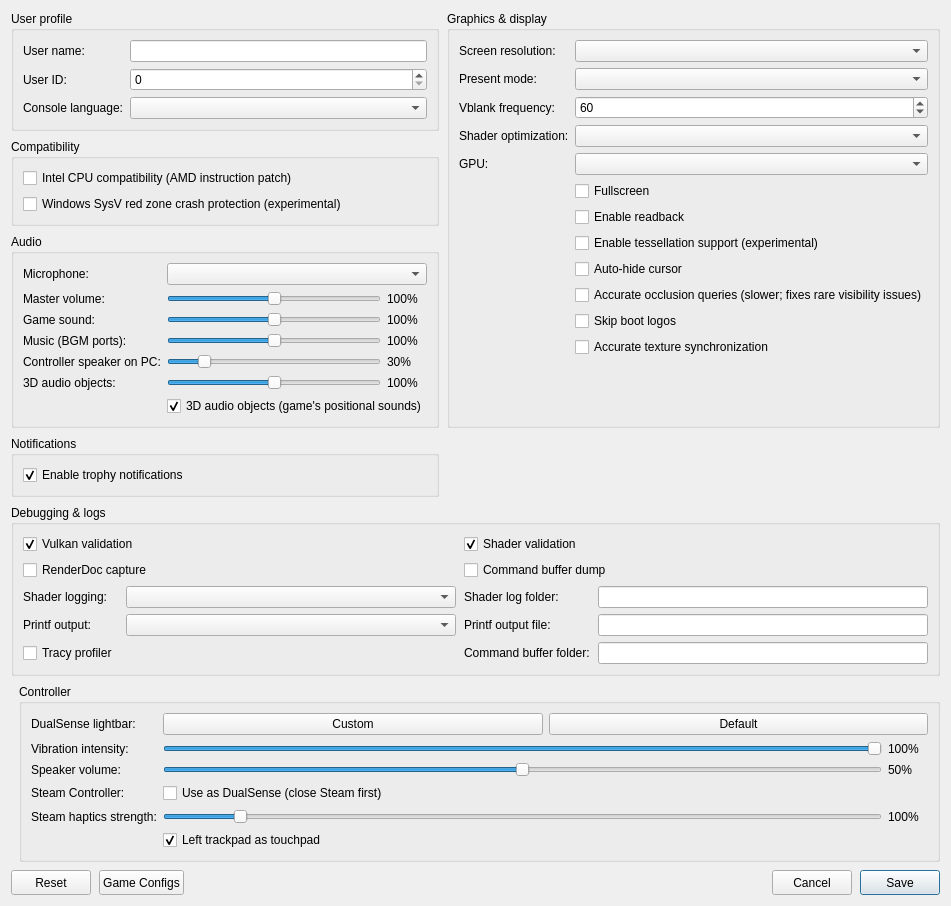
<?xml version="1.0" encoding="UTF-8"?>
<ui version="4.0">
 <class>ConfigurationEditDialog</class>
 <widget class="QDialog" name="ConfigurationEditDialog">
  <property name="geometry">
   <rect>
    <x>0</x>
    <y>0</y>
    <width>900</width>
    <height>620</height>
   </rect>
  </property>
  <property name="windowTitle">
   <string>Settings</string>
  </property>
  <property name="locale">
   <locale language="English" country="UnitedStates"/>
  </property>
  <layout class="QGridLayout" name="gridLayout">
   <property name="horizontalSpacing">
    <number>8</number>
   </property>
   <property name="verticalSpacing">
    <number>8</number>
   </property>
   <item row="0" column="0" colspan="2">
    <layout class="QGridLayout" name="sectionsLayout" columnstretch="1,1">
     <property name="horizontalSpacing">
      <number>8</number>
     </property>
     <property name="verticalSpacing">
      <number>8</number>
     </property>
     <item row="0" column="0">
      <widget class="QGroupBox" name="user_profile_group">
       <property name="title">
        <string>User profile</string>
       </property>
       <layout class="QFormLayout" name="userProfileLayout">
        <property name="fieldGrowthPolicy">
         <enum>QFormLayout::AllNonFixedFieldsGrow</enum>
        </property>
        <item row="0" column="0">
         <widget class="QLabel" name="label_user_name">
          <property name="text"><string>User name:</string></property>
         </widget>
        </item>
        <item row="0" column="1">
         <widget class="MandatoryLineEdit" name="lineEdit_user_name">
          <property name="toolTip"><string>Local user name exposed to games</string></property>
          <property name="clearButtonEnabled"><bool>true</bool></property>
         </widget>
        </item>
        <item row="1" column="0">
         <widget class="QLabel" name="label_user_id">
          <property name="text"><string>User ID:</string></property>
         </widget>
        </item>
        <item row="1" column="1">
         <widget class="QSpinBox" name="spinBox_user_id">
          <property name="toolTip"><string>Local user ID exposed to games</string></property>
          <property name="maximum"><number>2147483647</number></property>
         </widget>
        </item>
        <item row="2" column="0">
         <widget class="QLabel" name="label_console_language">
          <property name="text"><string>Console language:</string></property>
         </widget>
        </item>
        <item row="2" column="1">
         <widget class="QComboBox" name="comboBox_console_language">
          <property name="toolTip"><string>Language</string></property>
         </widget>
        </item>
       </layout>
      </widget>
     </item>
     <item row="2" column="0">
      <widget class="QGroupBox" name="audio_group">
       <property name="title"><string>Audio</string></property>
       <layout class="QFormLayout" name="audioLayout">
        <property name="fieldGrowthPolicy">
         <enum>QFormLayout::AllNonFixedFieldsGrow</enum>
        </property>
        <item row="0" column="0">
         <widget class="QLabel" name="label_audio_input_device">
          <property name="text"><string>Microphone:</string></property>
         </widget>
        </item>
        <item row="0" column="1">
         <widget class="QComboBox" name="comboBox_audio_input_device"/>
        </item>
        <item row="1" column="0">
         <widget class="QLabel" name="label_audio_master">
          <property name="text"><string>Master volume:</string></property>
         </widget>
        </item>
        <item row="1" column="1">
         <layout class="QHBoxLayout" name="audio_master_layout">
          <item>
           <widget class="QSlider" name="slider_audio_master">
            <property name="toolTip"><string>Everything the game plays on this PC (not the DualSense). 100% is unchanged; above 100% amplifies and can clip.</string></property>
            <property name="maximum"><number>200</number></property>
            <property name="singleStep"><number>5</number></property>
            <property name="pageStep"><number>10</number></property>
            <property name="value"><number>100</number></property>
            <property name="orientation"><enum>Qt::Horizontal</enum></property>
           </widget>
          </item>
          <item>
           <widget class="QLabel" name="label_audio_master_value">
            <property name="minimumSize"><size><width>40</width><height>0</height></size></property>
            <property name="text"><string>100%</string></property>
           </widget>
          </item>
         </layout>
        </item>
        <item row="2" column="0">
         <widget class="QLabel" name="label_audio_main">
          <property name="text"><string>Game sound:</string></property>
         </widget>
        </item>
        <item row="2" column="1">
         <layout class="QHBoxLayout" name="audio_main_layout">
          <item>
           <widget class="QSlider" name="slider_audio_main">
            <property name="toolTip"><string>Game audio on the main output ports (most effects, and music in games that mix it there). 100% is unchanged.</string></property>
            <property name="maximum"><number>200</number></property>
            <property name="singleStep"><number>5</number></property>
            <property name="pageStep"><number>10</number></property>
            <property name="value"><number>100</number></property>
            <property name="orientation"><enum>Qt::Horizontal</enum></property>
           </widget>
          </item>
          <item>
           <widget class="QLabel" name="label_audio_main_value">
            <property name="minimumSize"><size><width>40</width><height>0</height></size></property>
            <property name="text"><string>100%</string></property>
           </widget>
          </item>
         </layout>
        </item>
        <item row="3" column="0">
         <widget class="QLabel" name="label_audio_music">
          <property name="text"><string>Music (BGM ports):</string></property>
         </widget>
        </item>
        <item row="3" column="1">
         <layout class="QHBoxLayout" name="audio_music_layout">
          <item>
           <widget class="QSlider" name="slider_audio_music">
            <property name="toolTip"><string>Music the game plays on its own background-music ports. Has no effect on games that mix music into the main output.</string></property>
            <property name="maximum"><number>200</number></property>
            <property name="singleStep"><number>5</number></property>
            <property name="pageStep"><number>10</number></property>
            <property name="value"><number>100</number></property>
            <property name="orientation"><enum>Qt::Horizontal</enum></property>
           </widget>
          </item>
          <item>
           <widget class="QLabel" name="label_audio_music_value">
            <property name="minimumSize"><size><width>40</width><height>0</height></size></property>
            <property name="text"><string>100%</string></property>
           </widget>
          </item>
         </layout>
        </item>
        <item row="4" column="0">
         <widget class="QLabel" name="label_audio_pad_speaker">
          <property name="text"><string>Controller speaker on PC:</string></property>
         </widget>
        </item>
        <item row="4" column="1">
         <layout class="QHBoxLayout" name="audio_pad_speaker_layout">
          <item>
           <widget class="QSlider" name="slider_audio_pad_speaker">
            <property name="toolTip"><string>Sounds meant for the DualSense speaker when no DualSense plays them (no controller, or not wired/Bluetooth). The console speaker is small, so these are turned down by default.</string></property>
            <property name="maximum"><number>200</number></property>
            <property name="singleStep"><number>5</number></property>
            <property name="pageStep"><number>10</number></property>
            <property name="value"><number>30</number></property>
            <property name="orientation"><enum>Qt::Horizontal</enum></property>
           </widget>
          </item>
          <item>
           <widget class="QLabel" name="label_audio_pad_speaker_value">
            <property name="minimumSize"><size><width>40</width><height>0</height></size></property>
            <property name="text"><string>30%</string></property>
           </widget>
          </item>
         </layout>
        </item>
        <item row="5" column="0">
         <widget class="QLabel" name="label_audio_objects">
          <property name="text"><string>3D audio objects:</string></property>
         </widget>
        </item>
        <item row="5" column="1">
         <layout class="QHBoxLayout" name="audio_objects_layout">
          <item>
           <widget class="QSlider" name="slider_audio_objects">
            <property name="toolTip"><string>Sound effects the game places in 3D (PS5 3D audio object ports), mixed into the game sound on this PC. Game sound and master volume apply on top. 100% is unchanged.</string></property>
            <property name="maximum"><number>200</number></property>
            <property name="singleStep"><number>5</number></property>
            <property name="pageStep"><number>10</number></property>
            <property name="value"><number>100</number></property>
            <property name="orientation"><enum>Qt::Horizontal</enum></property>
           </widget>
          </item>
          <item>
           <widget class="QLabel" name="label_audio_objects_value">
            <property name="minimumSize"><size><width>40</width><height>0</height></size></property>
            <property name="text"><string>100%</string></property>
           </widget>
          </item>
         </layout>
        </item>
        <item row="6" column="1">
         <widget class="QCheckBox" name="checkBox_audio_objects">
          <property name="toolTip"><string>Play the sounds the game places in 3D (PS5 3D audio object ports: ambience, positioned effects). Off drops them, as older Kyty versions did.</string></property>
          <property name="text"><string>3D audio objects (game's positional sounds)</string></property>
          <property name="checked"><bool>true</bool></property>
         </widget>
        </item>
       </layout>
      </widget>
     </item>
     <item row="0" column="1" rowspan="3">
      <widget class="QGroupBox" name="graphics_group">
       <property name="title">
        <string>Graphics &amp;&amp; display</string>
       </property>
       <layout class="QFormLayout" name="graphicsLayout">
        <property name="fieldGrowthPolicy">
         <enum>QFormLayout::AllNonFixedFieldsGrow</enum>
        </property>
        <item row="0" column="0">
         <widget class="QLabel" name="label_screen_resolution">
          <property name="text"><string>Screen resolution:</string></property>
         </widget>
        </item>
        <item row="0" column="1">
         <widget class="QComboBox" name="comboBox_screen_resolution">
          <property name="toolTip"><string>Window resolution</string></property>
         </widget>
        </item>
        <item row="1" column="0">
         <widget class="QLabel" name="label_present_mode">
          <property name="text"><string>Present mode:</string></property>
         </widget>
        </item>
        <item row="1" column="1">
         <widget class="QComboBox" name="comboBox_present_mode">
          <property name="toolTip"><string>Vulkan swapchain presentation mode</string></property>
         </widget>
        </item>
        <item row="2" column="0">
         <widget class="QLabel" name="label_vblank_frequency">
          <property name="text"><string>Vblank frequency:</string></property>
         </widget>
        </item>
        <item row="2" column="1">
         <widget class="QSpinBox" name="spinBox_vblank_frequency">
          <property name="toolTip"><string>Virtual display refresh rate used for frame pacing</string></property>
          <property name="minimum"><number>30</number></property>
          <property name="maximum"><number>360</number></property>
          <property name="value"><number>60</number></property>
         </widget>
        </item>
        <item row="3" column="0">
         <widget class="QLabel" name="label_shader_optimization">
          <property name="text"><string>Shader optimization:</string></property>
         </widget>
        </item>
        <item row="3" column="1">
         <widget class="QComboBox" name="comboBox_shader_optimization_type">
          <property name="toolTip"><string>Optimize shaders for code size or performance</string></property>
         </widget>
        </item>
        <item row="4" column="0">
         <widget class="QLabel" name="label_gpu">
          <property name="text"><string>GPU:</string></property>
         </widget>
        </item>
        <item row="4" column="1">
         <widget class="QComboBox" name="comboBox_gpu">
          <property name="toolTip"><string>Graphics device used by the emulator</string></property>
         </widget>
        </item>
        <item row="5" column="1">
         <widget class="QCheckBox" name="checkBox_fullscreen">
          <property name="toolTip"><string>Run in borderless desktop fullscreen</string></property>
          <property name="text"><string>Fullscreen</string></property>
         </widget>
        </item>
        <item row="6" column="1">
         <widget class="QCheckBox" name="checkBox_readback">
          <property name="toolTip"><string>Read back writable linear images</string></property>
          <property name="text"><string>Enable readback</string></property>
         </widget>
        </item>
        <item row="7" column="1">
         <widget class="QCheckBox" name="checkBox_tessellation">
          <property name="toolTip"><string>Draw tessellated geometry. Disabled by default; unsupported tessellation may cause crashes.</string></property>
          <property name="text"><string>Enable tessellation support (experimental)</string></property>
         </widget>
        </item>
        <item row="8" column="1">
         <widget class="QCheckBox" name="checkBox_hide_cursor">
          <property name="toolTip"><string>Hide the host cursor after 2 seconds without mouse activity</string></property>
          <property name="text"><string>Auto-hide cursor</string></property>
         </widget>
        </item>
        <item row="9" column="1">
         <widget class="QCheckBox" name="checkBox_gpu_occlusion">
          <property name="toolTip"><string>Off (default): occlusion queries report everything as visible, which is much faster in heavy levels but may draw objects or effects that the game hides behind walls. On: the GPU counts visible samples as on the console (slower; fixes rare visibility issues).</string></property>
          <property name="text"><string>Accurate occlusion queries (slower; fixes rare visibility issues)</string></property>
         </widget>
        </item>
        <item row="10" column="1">
         <widget class="QCheckBox" name="checkBox_skip_notice_screen">
          <property name="toolTip"><string>Skip startup logos and notices in supported games.</string></property>
          <property name="text"><string>Skip boot logos</string></property>
         </widget>
        </item>
        <item row="11" column="1">
         <widget class="QCheckBox" name="checkBox_sync_raw_image_buffers">
          <property name="toolTip"><string>Can fix missing textures and incorrect transparency in some games. May reduce performance.</string></property>
          <property name="text"><string>Accurate texture synchronization</string></property>
         </widget>
        </item>
       </layout>
      </widget>
     </item>
     <item row="3" column="0">
      <widget class="QGroupBox" name="notifications_group">
       <property name="title"><string>Notifications</string></property>
       <layout class="QVBoxLayout" name="notificationsLayout">
        <item>
         <widget class="QCheckBox" name="checkBox_trophy_notifications">
          <property name="toolTip"><string>Show trophy unlock notifications and play their sound.
To use your own sound, replace the emulator's assets/sounds/trophy-unlock.wav with a WAV file and restart the game.</string></property>
          <property name="text"><string>Enable trophy notifications</string></property>
          <property name="checked"><bool>true</bool></property>
         </widget>
        </item>
       </layout>
      </widget>
     </item>
     <item row="4" column="0" colspan="2">
      <widget class="QGroupBox" name="debug_group">
       <property name="title">
        <string>Debugging &amp;&amp; logs</string>
       </property>
       <layout class="QGridLayout" name="debugLayout" columnstretch="0,1,0,1">
        <property name="horizontalSpacing"><number>8</number></property>
        <property name="verticalSpacing"><number>6</number></property>
        <item row="0" column="0" colspan="2">
         <widget class="QCheckBox" name="checkBox_vulkan_validation">
          <property name="toolTip"><string>Enable Vulkan validation layers</string></property>
          <property name="text"><string>Vulkan validation</string></property>
          <property name="checked"><bool>true</bool></property>
         </widget>
        </item>
        <item row="0" column="2" colspan="2">
         <widget class="QCheckBox" name="checkBox_shader_validation">
          <property name="toolTip"><string>Validate SPIR-V binary</string></property>
          <property name="text"><string>Shader validation</string></property>
          <property name="checked"><bool>true</bool></property>
         </widget>
        </item>
        <item row="1" column="0" colspan="2">
         <widget class="QCheckBox" name="checkBox_renderdoc_capture">
          <property name="toolTip"><string>Enable RenderDoc capture</string></property>
          <property name="text"><string>RenderDoc capture</string></property>
         </widget>
        </item>
        <item row="1" column="2" colspan="2">
         <widget class="QCheckBox" name="checkBox_cmd_dump">
          <property name="toolTip"><string>Dump command buffers</string></property>
          <property name="text"><string>Command buffer dump</string></property>
         </widget>
        </item>
        <item row="2" column="0">
         <widget class="QLabel" name="label_shader_log_direction">
          <property name="text"><string>Shader logging:</string></property>
         </widget>
        </item>
        <item row="2" column="1">
         <widget class="QComboBox" name="comboBox_shader_log_direction">
          <property name="toolTip"><string>Dump shaders to file or console window. If enabled may decrease emulator performance</string></property>
         </widget>
        </item>
        <item row="2" column="2">
         <widget class="QLabel" name="label_shader_log_folder">
          <property name="text"><string>Shader log folder:</string></property>
         </widget>
        </item>
        <item row="2" column="3">
         <widget class="MandatoryLineEdit" name="lineEdit_shader_log_folder">
          <property name="toolTip"><string>Specify directory to dump shaders</string></property>
          <property name="clearButtonEnabled"><bool>true</bool></property>
         </widget>
        </item>
        <item row="3" column="0">
         <widget class="QLabel" name="label_printf_direction">
          <property name="text"><string>Printf output:</string></property>
         </widget>
        </item>
        <item row="3" column="1">
         <widget class="QComboBox" name="comboBox_printf_direction">
          <property name="toolTip"><string>Print logs to file or console window. If enabled may decrease emulator performance</string></property>
         </widget>
        </item>
        <item row="3" column="2">
         <widget class="QLabel" name="label_printf_file">
          <property name="text"><string>Printf output file:</string></property>
         </widget>
        </item>
        <item row="3" column="3">
         <widget class="MandatoryLineEdit" name="lineEdit_printf_file">
          <property name="toolTip"><string>Specify file to dump logs</string></property>
          <property name="clearButtonEnabled"><bool>true</bool></property>
         </widget>
        </item>
        <item row="4" column="0">
         <widget class="QCheckBox" name="checkBox_profiler">
          <property name="toolTip"><string>Enable the Tracy profiler. Profiling may decrease emulator performance</string></property>
          <property name="text"><string>Tracy profiler</string></property>
         </widget>
        </item>
        <item row="4" column="2">
         <widget class="QLabel" name="label_cmd_dump_folder">
          <property name="text"><string>Command buffer folder:</string></property>
         </widget>
        </item>
        <item row="4" column="3">
         <widget class="MandatoryLineEdit" name="lineEdit_cmd_dump_folder">
          <property name="toolTip"><string>Specify directory to dump command buffers</string></property>
          <property name="clearButtonEnabled"><bool>true</bool></property>
         </widget>
        </item>
       </layout>
      </widget>
     </item>
     <item row="1" column="0">
      <widget class="QGroupBox" name="compatibility_group">
       <property name="title">
        <string>Compatibility</string>
       </property>
       <layout class="QVBoxLayout" name="compatibilityLayout">
        <item>
         <widget class="QCheckBox" name="checkBox_amd_cpu">
          <property name="toolTip"><string>For Intel CPUs: emulates the PS5's AMD-only instructions (EXTRQ/INSERTQ) and AMD's VRSQRTPS results. Not needed on AMD CPUs.</string></property>
          <property name="text"><string>Intel CPU compatibility (AMD instruction patch)</string></property>
         </widget>
        </item>
        <item>
         <widget class="QCheckBox" name="checkBox_red_zone_protection">
          <property name="toolTip"><string>Helps prevent crashes in some games on Windows</string></property>
          <property name="text"><string>Windows SysV red zone crash protection (experimental)</string></property>
         </widget>
        </item>
       </layout>
      </widget>
     </item>
    </layout>
   </item>
   <item row="1" column="1">
    <widget class="QGroupBox" name="controller_group">
     <property name="title"><string>Controller</string></property>
     <layout class="QFormLayout" name="controllerLayout">
      <property name="fieldGrowthPolicy"><enum>QFormLayout::AllNonFixedFieldsGrow</enum></property>
      <item row="0" column="0">
       <widget class="QLabel" name="label_controller_color">
        <property name="text"><string>DualSense lightbar:</string></property>
       </widget>
      </item>
      <item row="0" column="1">
       <layout class="QHBoxLayout" name="controllerColorLayout">
        <item>
         <widget class="QPushButton" name="button_controller_color">
          <property name="toolTip"><string>Choose and preview a fixed LED color. Bluetooth DualSense may take several seconds to update.</string></property>
          <property name="text"><string>Custom</string></property>
         </widget>
        </item>
        <item>
         <widget class="QPushButton" name="button_controller_color_reset">
          <property name="toolTip"><string>Let the game control the lightbar</string></property>
          <property name="text"><string>Default</string></property>
         </widget>
        </item>
       </layout>
      </item>
      <item row="1" column="0">
       <widget class="QLabel" name="label_controller_vibration">
        <property name="text"><string>Vibration intensity:</string></property>
       </widget>
      </item>
      <item row="1" column="1">
       <layout class="QHBoxLayout" name="controllerVibrationLayout">
        <item>
         <widget class="QSlider" name="slider_controller_vibration">
          <property name="toolTip"><string>Scale DualSense vibration over USB and Bluetooth</string></property>
          <property name="maximum"><number>100</number></property>
          <property name="value"><number>100</number></property>
          <property name="orientation"><enum>Qt::Horizontal</enum></property>
         </widget>
        </item>
        <item>
         <widget class="QLabel" name="label_controller_vibration_value">
          <property name="minimumSize"><size><width>40</width><height>0</height></size></property>
          <property name="text"><string>100%</string></property>
         </widget>
        </item>
       </layout>
      </item>
      <item row="2" column="0">
       <widget class="QLabel" name="label_controller_volume">
        <property name="text"><string>Speaker volume:</string></property>
       </widget>
      </item>
      <item row="2" column="1">
       <layout class="QHBoxLayout" name="controllerVolumeLayout">
        <item>
         <widget class="QSlider" name="slider_controller_volume">
          <property name="toolTip"><string>Scale the DualSense speaker over USB and Bluetooth. 50% is the previous default; 100% adds 6 dB of gain.</string></property>
          <property name="maximum"><number>100</number></property>
          <property name="value"><number>50</number></property>
          <property name="orientation"><enum>Qt::Horizontal</enum></property>
         </widget>
        </item>
        <item>
         <widget class="QLabel" name="label_controller_volume_value">
          <property name="minimumSize"><size><width>40</width><height>0</height></size></property>
          <property name="text"><string>50%</string></property>
         </widget>
        </item>
       </layout>
      </item>
      <item row="3" column="0">
       <widget class="QLabel" name="label_controller_steam">
        <property name="text"><string>Steam Controller:</string></property>
       </widget>
      </item>
      <item row="3" column="1">
       <widget class="QCheckBox" name="checkBox_controller_steam">
        <property name="toolTip"><string>Use the original Steam Controller as a DualSense: gyro, haptics on the trackpads, left trackpad as the touchpad. Close Steam completely first, otherwise it keeps the controller.</string></property>
        <property name="text"><string>Use as DualSense (close Steam first)</string></property>
       </widget>
      </item>
      <item row="4" column="0">
       <widget class="QLabel" name="label_controller_steam_gain">
        <property name="text"><string>Steam haptics strength:</string></property>
       </widget>
      </item>
      <item row="4" column="1">
       <layout class="QHBoxLayout" name="controllerSteamGainLayout">
        <item>
         <widget class="QSlider" name="slider_controller_steam_gain">
          <property name="toolTip"><string>Strength of the trackpad haptics; 100% is the default. Vibration intensity above scales it too.</string></property>
          <property name="maximum"><number>1000</number></property>
          <property name="singleStep"><number>10</number></property>
          <property name="pageStep"><number>50</number></property>
          <property name="value"><number>100</number></property>
          <property name="orientation"><enum>Qt::Horizontal</enum></property>
         </widget>
        </item>
        <item>
         <widget class="QLabel" name="label_controller_steam_gain_value">
          <property name="minimumSize"><size><width>40</width><height>0</height></size></property>
          <property name="text"><string>100%</string></property>
         </widget>
        </item>
       </layout>
      </item>
      <item row="5" column="1">
       <widget class="QCheckBox" name="checkBox_controller_steam_touchpad">
        <property name="toolTip"><string>Touching the left trackpad moves a finger on the DualSense touchpad; clicking it stays the D-pad, Back is the touchpad click.</string></property>
        <property name="text"><string>Left trackpad as touchpad</string></property>
        <property name="checked"><bool>true</bool></property>
       </widget>
      </item>
     </layout>
    </widget>
   </item>
   <item row="2" column="0" colspan="2">
    <layout class="QHBoxLayout" name="buttonLayout">
     <item>
     <widget class="QPushButton" name="clear_button">
       <property name="minimumSize"><size><width>80</width><height>25</height></size></property>
       <property name="text"><string>Reset</string></property>
       <property name="toolTip"><string>Restore default settings</string></property>
      </widget>
     </item>
     <item>
      <widget class="QPushButton" name="settings_button">
       <property name="minimumSize"><size><width>80</width><height>25</height></size></property>
       <property name="text"><string>Game Configs</string></property>
       <property name="toolTip"><string>Import or export game configs</string></property>
      </widget>
     </item>
     <item>
      <spacer name="buttonSpacer">
       <property name="orientation"><enum>Qt::Horizontal</enum></property>
       <property name="sizeHint" stdset="0"><size><width>40</width><height>20</height></size></property>
      </spacer>
     </item>
     <item>
      <widget class="QPushButton" name="cancel_button">
       <property name="minimumSize"><size><width>80</width><height>25</height></size></property>
       <property name="text"><string>Cancel</string></property>
      </widget>
     </item>
     <item>
      <widget class="QPushButton" name="ok_button">
       <property name="minimumSize"><size><width>80</width><height>25</height></size></property>
       <property name="text"><string>Save</string></property>
       <property name="default"><bool>true</bool></property>
      </widget>
     </item>
    </layout>
   </item>
  </layout>
 </widget>
 <customwidgets>
  <customwidget>
   <class>MandatoryLineEdit</class>
   <extends>QLineEdit</extends>
   <header>mandatoryLineEdit.h</header>
  </customwidget>
 </customwidgets>
 <resources/>
</ui>
